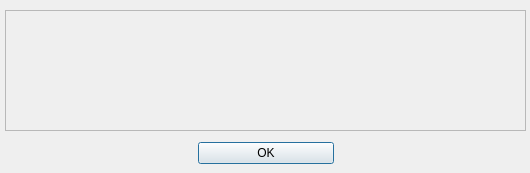
<?xml version="1.0" encoding="UTF-8"?>
<ui version="4.0">
 <class>InfoWindow</class>
 <widget class="QDialog" name="InfoWindow">
  <property name="geometry">
   <rect>
    <x>0</x>
    <y>0</y>
    <width>530</width>
    <height>173</height>
   </rect>
  </property>
  <property name="minimumSize">
   <size>
    <width>530</width>
    <height>173</height>
   </size>
  </property>
  <property name="maximumSize">
   <size>
    <width>530</width>
    <height>173</height>
   </size>
  </property>
  <property name="windowTitle">
   <string>Information</string>
  </property>
  <widget class="QLabel" name="label">
   <property name="geometry">
    <rect>
     <x>5</x>
     <y>10</y>
     <width>521</width>
     <height>121</height>
    </rect>
   </property>
   <property name="font">
    <font>
     <pointsize>14</pointsize>
     <weight>75</weight>
     <bold>true</bold>
    </font>
   </property>
   <property name="frameShape">
    <enum>QFrame::StyledPanel</enum>
   </property>
   <property name="frameShadow">
    <enum>QFrame::Raised</enum>
   </property>
   <property name="textFormat">
    <enum>Qt::RichText</enum>
   </property>
   <property name="scaledContents">
    <bool>false</bool>
   </property>
   <property name="alignment">
    <set>Qt::AlignCenter</set>
   </property>
  </widget>
  <widget class="QDialogButtonBox" name="buttonBox">
   <property name="geometry">
    <rect>
     <x>198</x>
     <y>132</y>
     <width>136</width>
     <height>41</height>
    </rect>
   </property>
   <property name="orientation">
    <enum>Qt::Vertical</enum>
   </property>
   <property name="standardButtons">
    <set>QDialogButtonBox::Ok</set>
   </property>
   <property name="centerButtons">
    <bool>true</bool>
   </property>
  </widget>
 </widget>
 <resources/>
 <connections/>
 <slots>
  <slot>quitClicked()</slot>
  <slot>cancelClicked()</slot>
 </slots>
</ui>
